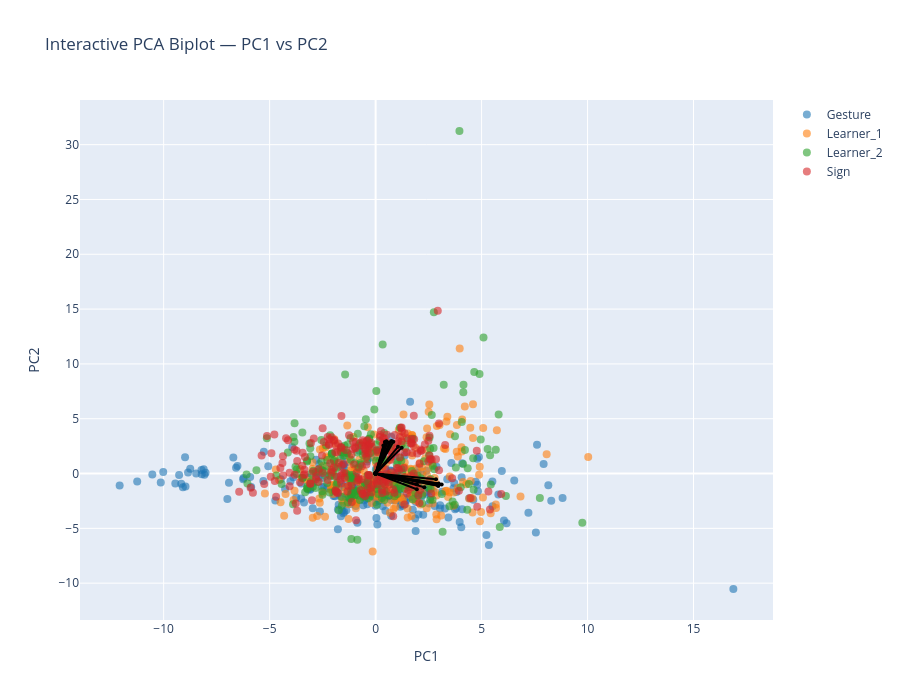

Notebook cell for this chart:
### Markdown cell above
## PC1-PC2

### Code cell
feature_names = df_clean.columns[:-1].to_list()

# Prepare data
X = df_clean.iloc[:, :-1].values  # All columns except the last as features

df_clean['groupID'] = df_clean['groupID'].astype('category')
y = df_clean.iloc[:, -1].values   # Last column as target variable

# Convert categorical target to numeric if necessary
if y.dtype == 'object' or y.dtype.name == 'category':
    le = LabelEncoder()
    y = le.fit_transform(y)  # Converts categorical labels into numeric labels

# Scale the data
scaler_GS = StandardScaler()
Xz_GS = scaler_GS.fit_transform(X)    

# PCA transformation
pca_GS = PCA()
x_new_GS = pca_GS.fit_transform(Xz_GS)

# Get the PCA loadings (components_ is shape: [n_components, n_features])
loadings_GS = pca_GS.components_.T

# Number of top variables to show per PC
top_n = 10

# Get top variables per PC by absolute contribution
top_vars = set()
for i in range(2):  # PC1 and PC2 (the PCs you plot below)
    component = loadings_GS[:, i]      # column i = all variables' loadings ON PC i
    top_indices = np.argsort(np.abs(component))[-top_n:]
    top_vars.update(top_indices)

# Convert to sorted list for consistency
selected_vars = sorted(top_vars)

# Plot
interactive_PCA_biplot(score=x_new_GS, 
                       coeff=loadings_GS, 
                       labels=feature_names, 
                       y=y, 
                       selected_vars=selected_vars, 
                       pc_x=1, pc_y=2,
                       show_labels=False,
                       concepts=concepts,
                       le=le,
                       highlight_concepts=None  # or None for no highlighting
                    
                    )

### Figure 1 — Plotly figure (JSON) as saved in the notebook; plotly's stock layout.template omitted (floating-point values rounded to 4 significant figures; data arrays with more than 128 entries replaced by an {"elided": "..."} marker saying what was removed)
{"data": [{"hoverinfo": "text", "marker": {"color": "#1f77b4", "opacity": 0.6, "size": 8}, "mode": "markers", "name": "Gesture", "showlegend": true, "text": {"elided": "250 str values"}, "type": "scatter", "x": {"elided": "250 float values"}, "y": {"elided": "250 float values"}}, {"hoverinfo": "text", "marker": {"color": "#ff7f0e", "opacity": 0.6, "size": 8}, "mode": "markers", "name": "Learner_1", "showlegend": true, "text": {"elided": "249 str values"}, "type": "scatter", "x": {"elided": "249 float values"}, "y": {"elided": "249 float values"}}, {"hoverinfo": "text", "marker": {"color": "#2ca02c", "opacity": 0.6, "size": 8}, "mode": "markers", "name": "Learner_2", "showlegend": true, "text": {"elided": "247 str values"}, "type": "scatter", "x": {"elided": "247 float values"}, "y": {"elided": "247 float values"}}, {"hoverinfo": "text", "marker": {"color": "#d62728", "opacity": 0.6, "size": 8}, "mode": "markers", "name": "Sign", "showlegend": true, "text": {"elided": "243 str values"}, "type": "scatter", "x": {"elided": "243 float values"}, "y": {"elided": "243 float values"}}, {"hoverinfo": "text", "hovertext": "gross__variability__arm_speed_Gstd", "line": {"color": "black"}, "marker": {"size": 4}, "mode": "lines+markers", "showlegend": false, "textposition": "top center", "type": "scatter", "x": [0, 3.117], "y": [0, -0.9918]}, {"hoverinfo": "text", "hovertext": "gross__magnitude__arm_speed_peak_mean", "line": {"color": "black"}, "marker": {"size": 4}, "mode": "lines+markers", "showlegend": false, "textposition": "top center", "type": "scatter", "x": [0, 2.977], "y": [0, -0.9082]}, {"hoverinfo": "text", "hovertext": "gross__rhythm__arm_speed_mod_depth", "line": {"color": "black"}, "marker": {"size": 4}, "mode": "lines+markers", "showlegend": false, "textposition": "top center", "type": "scatter", "x": [0, 2.85], "y": [0, -0.532]}, {"hoverinfo": "text", "hovertext": "gross__magnitude__arm_acc_Gmean", "line": {"color": "black"}, "marker": {"size": 4}, "mode": "lines+markers", "showlegend": false, "textposition": "top center", "type": "scatter", "x": [0, 2.298], "y": [0, -1.257]}, {"hoverinfo": "text", "hovertext": "gross__variability__arm_acc_Gstd", "line": {"color": "black"}, "marker": {"size": 4}, "mode": "lines+markers", "showlegend": false, "textposition": "top center", "type": "scatter", "x": [0, 2.964], "y": [0, -1.115]}, {"hoverinfo": "text", "hovertext": "gross__magnitude__arm_acc_peak_mean", "line": {"color": "black"}, "marker": {"size": 4}, "mode": "lines+markers", "showlegend": false, "textposition": "top center", "type": "scatter", "x": [0, 2.95], "y": [0, -1.122]}, {"hoverinfo": "text", "hovertext": "gross__variability__arm_acc_peak_std", "line": {"color": "black"}, "marker": {"size": 4}, "mode": "lines+markers", "showlegend": false, "textposition": "top center", "type": "scatter", "x": [0, 2.074], "y": [0, -0.7302]}, {"hoverinfo": "text", "hovertext": "gross__rhythm__arm_acc_mod_depth", "line": {"color": "black"}, "marker": {"size": 4}, "mode": "lines+markers", "showlegend": false, "textposition": "top center", "type": "scatter", "x": [0, 2.864], "y": [0, -0.9456]}, {"hoverinfo": "text", "hovertext": "gross__magnitude__arm_speed_integral", "line": {"color": "black"}, "marker": {"size": 4}, "mode": "lines+markers", "showlegend": false, "textposition": "top center", "type": "scatter", "x": [0, 1.943], "y": [0, -1.434]}, {"hoverinfo": "text", "hovertext": "gross__magnitude__bbmv_arms_total", "line": {"color": "black"}, "marker": {"size": 4}, "mode": "lines+markers", "showlegend": false, "textposition": "top center", "type": "scatter", "x": [0, 1.951], "y": [0, -0.9777]}, {"hoverinfo": "text", "hovertext": "fine__handshape__fingertip_spread_mean", "line": {"color": "black"}, "marker": {"size": 4}, "mode": "lines+markers", "showlegend": false, "textposition": "top center", "type": "scatter", "x": [0, 0.6549], "y": [0, 2.837]}, {"hoverinfo": "text", "hovertext": "fine__variability__fingertip_spread_std", "line": {"color": "black"}, "marker": {"size": 4}, "mode": "lines+markers", "showlegend": false, "textposition": "top center", "type": "scatter", "x": [0, 0.4358], "y": [0, 2.885]}, {"hoverinfo": "text", "hovertext": "fine__handshape__thumb_index_mean", "line": {"color": "black"}, "marker": {"size": 4}, "mode": "lines+markers", "showlegend": false, "textposition": "top center", "type": "scatter", "x": [0, 0.5083], "y": [0, 2.942]}, {"hoverinfo": "text", "hovertext": "fine__variability__thumb_index_std", "line": {"color": "black"}, "marker": {"size": 4}, "mode": "lines+markers", "showlegend": false, "textposition": "top center", "type": "scatter", "x": [0, 1.057], "y": [0, 2.432]}, {"hoverinfo": "text", "hovertext": "fine__handshape__mcp_tip_mean", "line": {"color": "black"}, "marker": {"size": 4}, "mode": "lines+markers", "showlegend": false, "textposition": "top center", "type": "scatter", "x": [0, 0.5577], "y": [0, 2.826]}, {"hoverinfo": "text", "hovertext": "fine__variability__mcp_tip_std", "line": {"color": "black"}, "marker": {"size": 4}, "mode": "lines+markers", "showlegend": false, "textposition": "top center", "type": "scatter", "x": [0, 0.367], "y": [0, 2.558]}, {"hoverinfo": "text", "hovertext": "fine__handshape__thumb_opposition_mean", "line": {"color": "black"}, "marker": {"size": 4}, "mode": "lines+markers", "showlegend": false, "textposition": "top center", "type": "scatter", "x": [0, 0.3884], "y": [0, 1.866]}, {"hoverinfo": "text", "hovertext": "fine__handshape__handshape_size_mean", "line": {"color": "black"}, "marker": {"size": 4}, "mode": "lines+markers", "showlegend": false, "textposition": "top center", "type": "scatter", "x": [0, 0.7529], "y": [0, 2.961]}, {"hoverinfo": "text", "hovertext": "fine__variability__handshape_size_std", "line": {"color": "black"}, "marker": {"size": 4}, "mode": "lines+markers", "showlegend": false, "textposition": "top center", "type": "scatter", "x": [0, 0.8363], "y": [0, 2.906]}, {"hoverinfo": "text", "hovertext": "fine__variability__handshape_variability", "line": {"color": "black"}, "marker": {"size": 4}, "mode": "lines+markers", "showlegend": false, "textposition": "top center", "type": "scatter", "x": [0, 1.232], "y": [0, 2.357]}], "layout": {"height": 700, "hovermode": "closest", "title": {"text": "Interactive PCA Biplot — PC1 vs PC2"}, "width": 900, "xaxis": {"title": {"text": "PC1"}}, "yaxis": {"title": {"text": "PC2"}}}}
